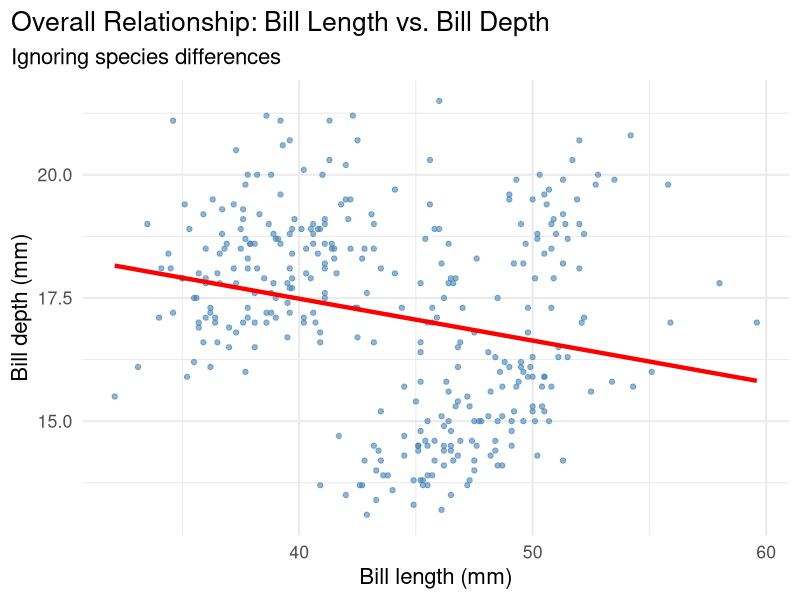
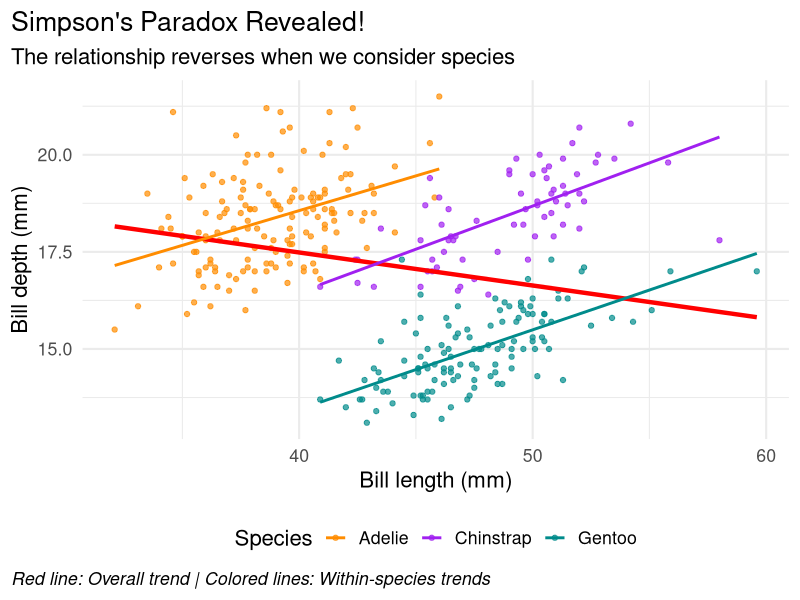
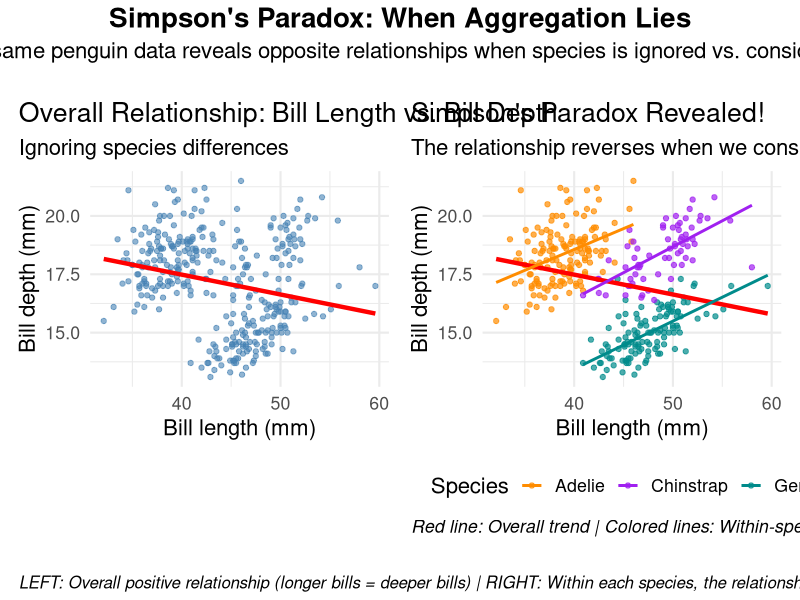

Write the R code that produced these figures, in order.
## ---- chunk 1
#| message: false
#| warning: false
# Set CRAN mirror for package installation
options(repos = c(CRAN = "https://cran.rstudio.com/"))

# Install required packages if not already installed
if (!require(patchwork, quietly = TRUE)) {
  install.packages("patchwork")
  library(patchwork)
}

library(ggplot2)
library(palmerpenguins)
data(penguins)
## ---- chunk 2
#| message: false
#| warning: false
plot1 <- ggplot(data = penguins,
        aes(x = bill_length_mm,
        y = bill_depth_mm)) +
  theme_minimal(16) +
  geom_point(alpha = 0.6, color = "steelblue") +
  labs(title = "Overall Relationship: Bill Length vs. Bill Depth",
       subtitle = "Ignoring species differences",
       x = "Bill length (mm)",
       y = "Bill depth (mm)") +
  theme(plot.title.position = "plot",
        plot.caption = element_text(hjust = 0, face= "italic"),
        plot.caption.position = "plot") +
  geom_smooth(method = "lm", se = FALSE, color = "red", linewidth = 1.5)

plot1
## ---- chunk 3
#| message: false
#| warning: false
#| eval: true
#| fig-cap: "Simpson's Paradox Revealed: Overall vs. Species-Specific Relationships"

plot2 <- ggplot(data = penguins,
       aes(x = bill_length_mm,
           y = bill_depth_mm,
           color = species)) +
  theme_minimal(16) +
  geom_point(alpha = 0.7) +
  scale_color_manual(values = c("darkorange","purple","cyan4"),
                     name = "Species") +
  labs(title = "Simpson's Paradox Revealed!",
       subtitle = "The relationship reverses when we consider species",
       x = "Bill length (mm)",
       y = "Bill depth (mm)",
       caption = "Red line: Overall trend | Colored lines: Within-species trends") +
  theme(plot.title.position = "plot",
        plot.caption = element_text(hjust = 0, face = "italic"),
        plot.caption.position = "plot",
        legend.position = "bottom") +
  # Overall trend (ignoring species)
  geom_smooth(method = "lm", se = FALSE, color = "red", 
              linewidth = 1.5, alpha = 0.8) +
  # Species-specific trends
  geom_smooth(method = "lm", se = FALSE, linewidth = 1)

plot2
## ---- chunk 4
#| message: false
#| warning: false
#| fig-cap: "Simpson's Paradox: The Same Data, Two Different Stories"

# Create the side-by-side comparison using patchwork
comparison_plot <- (plot1 | plot2) +
  plot_annotation(
    title = "Simpson's Paradox: When Aggregation Lies",
    subtitle = "The same penguin data reveals opposite relationships when species is ignored vs. considered",
    caption = "LEFT: Overall positive relationship (longer bills = deeper bills) | RIGHT: Within each species, the relationship is negative (longer bills = shallower bills). This reversal demonstrates how confounding variables can completely change our interpretation of data.",
    theme = theme(
      plot.title = element_text(size = 20, face = "bold", hjust = 0.5),
      plot.subtitle = element_text(size = 16, hjust = 0.5, margin = margin(b = 20)),
      plot.caption = element_text(size = 12, hjust = 0, face = "italic", 
                                 margin = margin(t = 20), lineheight = 1.3)
    )
  )

comparison_plot
